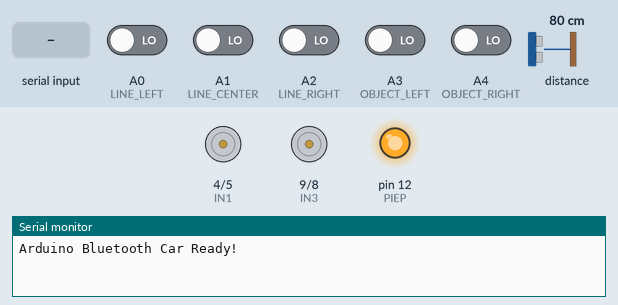
The sketch below on a simulated Arduino Uno, built with avr-gcc and run on an emulated ATmega328P. Parts: motor-driver pin pairs drawn as motors (green arrow = first pin HIGH = forward, orange = second pin HIGH = backward, longer = more drive, scaled by the enable pin), output pins drawn as LEDs (lit = HIGH), the last lines printed to the serial monitor. Dashed ring = blinking. The test bench sets the inputs (shaded band); at power-on: A0 (LINE_LEFT), A1 (LINE_CENTER), A2 (LINE_RIGHT), A3 (OBJECT_LEFT), A4 (OBJECT_RIGHT) LOW, distance to the obstacle 80 cm. The echo pulse lasts 58.3 µs per cm; pins used as bus, display or sensor lines are not drawn.

Above: at 1.3 s.
1.4 s: "A90\n" received over the second serial link
At 2.9 s:
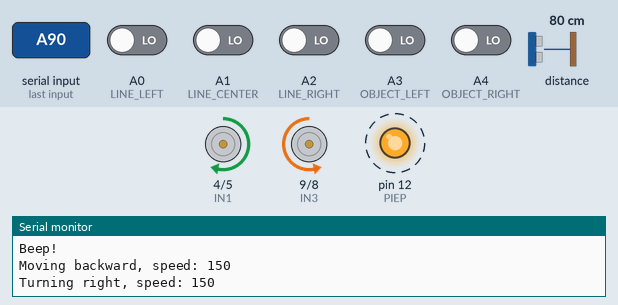
4.4 s: "S90\n" received over the second serial link
7.4 s: "A,45\n" received over the second serial link
At 8.8 s:
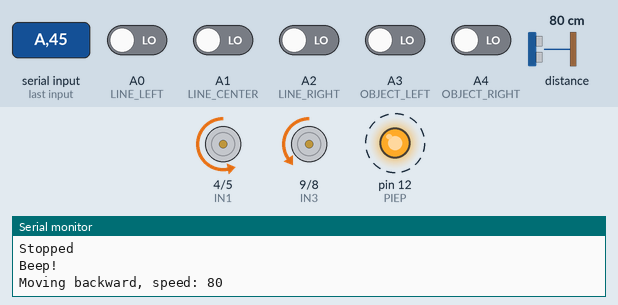
10.4 s: A3 (OBJECT_LEFT) driven HIGH and A4 (OBJECT_RIGHT) driven HIGH
At 11.0 s:
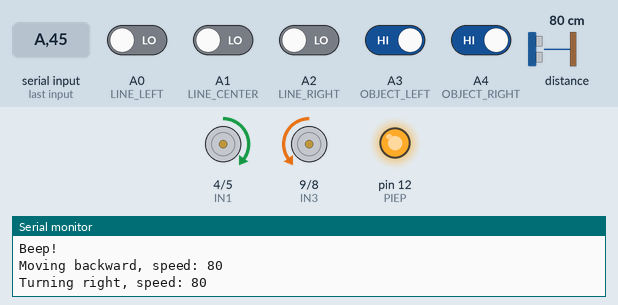
13.4 s: A0 (LINE_LEFT) driven HIGH
At 14.2 s:
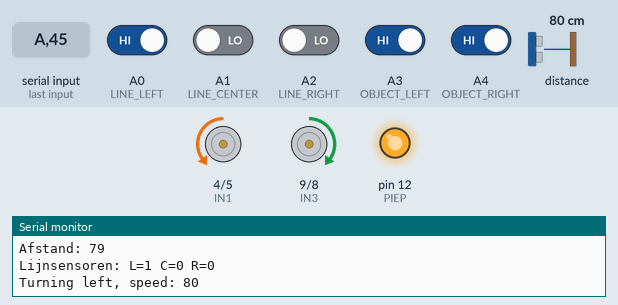
14.9 s: distance to the obstacle set to 120 cm
Timing chart, 0 to 17.9 s (numbered marks = the images above; inputs shaded):
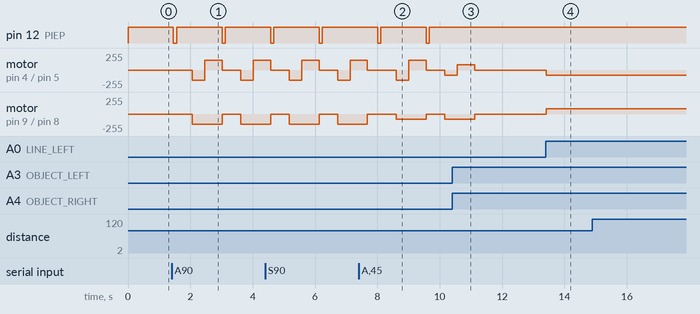

The sketch:

Car2.ino
```cpp
//---------------------------------------------------
// Arduino car

#include <SoftwareSerial.h>

//---------------------------------------------------
// Pin defining

// Motor control pins
#define ENA 3
#define IN1 4
#define IN2 5

#define ENB 10
#define IN3 9
#define IN4 8

// Bluetooth
#define BT_RX 2
#define BT_TX 7
SoftwareSerial BT(BT_RX, BT_TX);

// Buzzer
#define PIEP 12

// Lijnsensoren
#define LINE_LEFT A0
#define LINE_CENTER A1
#define LINE_RIGHT A2

// Object sensors
#define OBJECT_LEFT A3
#define OBJECT_RIGHT A4

// Ultrasonic
#define TRIG_PIN 6
#define ECHO_PIN 0 // D0

// Bluetooth Commands
#define FORWARD 'F'
#define BACKWARD 'B'
#define LEFT 'L'
#define RIGHT 'R'
#define STOP 'S'
#define BEEP 'Y'
#define SPEED 'V'

//---------------------------------------------------
// Speed values

int currentSpeed = 150;
int minSpeed = 80;
int maxSpeed = 255;

//---------------------------------------------------
// Pin setup, to make sure the Input and Output
// are correctly noted.

void setup() {
  pinMode(ENA, OUTPUT);
  pinMode(IN1, OUTPUT);
  pinMode(IN2, OUTPUT);

  pinMode(ENB, OUTPUT);
  pinMode(IN3, OUTPUT);
  pinMode(IN4, OUTPUT);

  pinMode(PIEP, OUTPUT);
  digitalWrite(PIEP, HIGH);

  pinMode(LINE_LEFT, INPUT);
  pinMode(LINE_CENTER, INPUT);
  pinMode(LINE_RIGHT, INPUT);

  pinMode(OBJECT_LEFT, INPUT);
  pinMode(OBJECT_RIGHT, INPUT);

  pinMode(TRIG_PIN, OUTPUT);
  pinMode(ECHO_PIN, INPUT);

  BT.begin(9600);
  Serial.begin(9600);
  Serial.println("Arduino Bluetooth Car Ready!");
  delay(100);
}

//---------------------------------------------------
// Car forward and backward functions

// Movement
void forward(int speed) {
  analogWrite(ENA, speed);
  digitalWrite(IN1, HIGH);
  digitalWrite(IN2, LOW);

  analogWrite(ENB, speed);
  digitalWrite(IN3, HIGH);
  digitalWrite(IN4, LOW);

  Serial.print("Moving forward, speed: ");
  Serial.println(speed);
}

//---------------------------------------------------

void backward(int speed) {
  analogWrite(ENA, speed);
  digitalWrite(IN1, LOW);
  digitalWrite(IN2, HIGH);

  analogWrite(ENB, speed);
  digitalWrite(IN3, LOW);
  digitalWrite(IN4, HIGH);

  Serial.print("Moving backward, speed: ");
  Serial.println(speed);
}

//---------------------------------------------------
// Car turning functions

void left(int speed) {
  analogWrite(ENA, speed);
  digitalWrite(IN1, LOW);
  digitalWrite(IN2, HIGH);

  analogWrite(ENB, speed);
  digitalWrite(IN3, HIGH);
  digitalWrite(IN4, LOW);

  Serial.print("Turning left, speed: ");
  Serial.println(speed);
}

//---------------------------------------------------

void right(int speed) {
  analogWrite(ENA, speed);
  digitalWrite(IN1, HIGH);
  digitalWrite(IN2, LOW);

  analogWrite(ENB, speed);
  digitalWrite(IN3, LOW);
  digitalWrite(IN4, HIGH);

  Serial.print("Turning right, speed: ");
  Serial.println(speed);
}

//---------------------------------------------------
// Stop function

void stop() {
  analogWrite(ENA, 0);
  analogWrite(ENB, 0);

  digitalWrite(IN1, LOW);
  digitalWrite(IN2, LOW);
  digitalWrite(IN3, LOW);
  digitalWrite(IN4, LOW);

  Serial.println("Stopped");
}

//---------------------------------------------------
// Beeping function

void beep() {
  Serial.println("Beep!");
  digitalWrite(PIEP, LOW);
  delay(100);
  digitalWrite(PIEP, HIGH);
  delay(100);
}

//---------------------------------------------------
// Speed control

void processSpeedData() {
  Serial.println("Speed command detected!");
  delay(50);
  if (BT.available()) {
    int speedByte = BT.read();
    Serial.print("Raw speed data: ");
    Serial.print(speedByte);
    Serial.print(" (");
    Serial.write(speedByte);
    Serial.println(")");

    if (speedByte >= '0' && speedByte <= '9') {
      int speedValue = speedByte - '0';
      setSpeedFromValue(speedValue);
      return;
    }

    if (speedByte >= 1 && speedByte <= 10) {
      setSpeedFromValue(speedByte);
      return;
    }

    if (speedByte >= 0 && speedByte <= 255) {
      currentSpeed = constrain(speedByte, minSpeed, maxSpeed);
      Serial.print("Direct speed set to: ");
      Serial.println(currentSpeed);
    }
  }
}

//---------------------------------------------------

void setSpeedFromValue(int value) {
  int speedValue = map(value, 0, 10, minSpeed, maxSpeed);
  currentSpeed = speedValue;
  Serial.print("Mapped speed value ");
  Serial.print(value);
  Serial.print(" to motor speed: ");
  Serial.println(currentSpeed);
}

//---------------------------------------------------
// Ultrasonic distance function

long getDistance() {
  digitalWrite(TRIG_PIN, LOW);
  delayMicroseconds(2);
  digitalWrite(TRIG_PIN, HIGH);
  delayMicroseconds(10);
  digitalWrite(TRIG_PIN, LOW);
  long duration = pulseIn(ECHO_PIN, HIGH);
  return duration * 0.034 / 2;
}

//---------------------------------------------------

// Autonomous logic
void autonomousMode() {
  int distance = getDistance();
  bool leftLine = digitalRead(LINE_LEFT);
  bool centerLine = digitalRead(LINE_CENTER);
  bool rightLine = digitalRead(LINE_RIGHT);
  bool objLeft = digitalRead(OBJECT_LEFT);
  bool objRight = digitalRead(OBJECT_RIGHT);

  Serial.print("Afstand: "); Serial.println(distance);
  Serial.print("Lijnsensoren: L="); Serial.print(leftLine);
  Serial.print(" C="); Serial.print(centerLine);
  Serial.print(" R="); Serial.println(rightLine);

  if (distance < 15 || objLeft == LOW || objRight == LOW) {
    stop();
    beep();
    delay(400);
    backward(currentSpeed);
    delay(400);
    right(currentSpeed);
    delay(500);
    return;
  }

  if (leftLine == LOW && centerLine == HIGH && rightLine == LOW) {
    forward(currentSpeed);
  } else if (leftLine == HIGH && centerLine == LOW) {
    left(currentSpeed);
  } else if (rightLine == HIGH && centerLine == LOW) {
    right(currentSpeed);
  } else {
    stop();
  }
}

//---------------------------------------------------

// Command handler
void executeCommand(char command) {
  Serial.print("Command received: ");
  Serial.println(command);

  switch (command) {
    case FORWARD: forward(currentSpeed); break;
    case BACKWARD: backward(currentSpeed); break;
    case LEFT: left(currentSpeed); break;
    case RIGHT: right(currentSpeed); break;
    case STOP: stop(); break;
    case BEEP: beep(); break;
    case SPEED: processSpeedData(); break;
    case 'A':
      Serial.println("Autonome modus gestart...");
      while (true) {
        autonomousMode();
        delay(50);
        if (BT.available()) {
          char stopCommand = BT.read();
          if (stopCommand == 'S') {
            stop();
            Serial.println("Autonome modus gestopt.");
            break;
          }
        }
      }
      break;
    case '0'...'9':
      setSpeedFromValue(command - '0');
      break;
    default:
      Serial.print("Unknown command: ");
      Serial.write(command);
      Serial.print(" (");
      Serial.print((int)command);
      Serial.println(")");
      break;
  }
}

//---------------------------------------------------

// Main loop
void loop() {
  while (BT.available()) {
    char command = BT.read();
    Serial.print("Received: ");
    Serial.write(command);
    Serial.print(" (");
    Serial.print((int)command);
    Serial.println(")");
    executeCommand(command);
    delay(10);
  }
}
```

Measured:
- after the input at 1.4 s, pin 12 (PIEP): alternates HIGH for 1.5 s and LOW for 0.10 s, starting after 0.06 s; motor on pin 4 (IN1) / pin 5 (IN2): stopped → backward 150/255 after 0.66 s, → forward 150/255 0.40 s later, → stopped 0.56 s later, → backward 150/255 0.60 s later, … (5 changes in this stretch)
- after the input at 7.4 s, pin 12 (PIEP): alternates HIGH for 1.5 s and LOW for 0.10 s, starting after 0.61 s
- after the input at 10.4 s, pin 12 (PIEP): stops changing and stays HIGH; motor on pin 4 (IN1) / pin 5 (IN2), motor on pin 9 (IN3) / pin 8 (IN4): goes on until 11.1 s, then stays stopped
- after the input at 13.4 s, motor on pin 4 (IN1) / pin 5 (IN2): stopped → backward 80/255 at once; motor on pin 9 (IN3) / pin 8 (IN4): stopped → forward 80/255 at once
